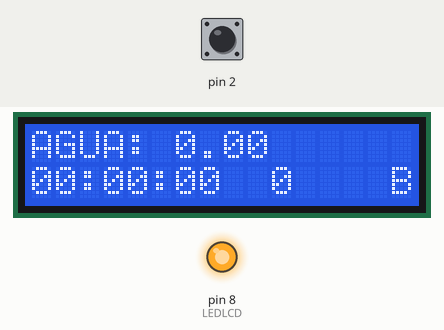
Bench run of a sketch on a simulated Arduino Uno, built with avr-gcc and run on an emulated ATmega328P. Parts: 16×2 character LCD, output pins drawn as LEDs (lit = HIGH). Inputs (shaded band) come from the test bench; at power-on: pin 2 HIGH. What the sketch prints to the serial monitor is not drawn.

Above: at 1.2 s.
1.3 s: pin 2 pulled LOW for 0.15 s
At 2.7 s:
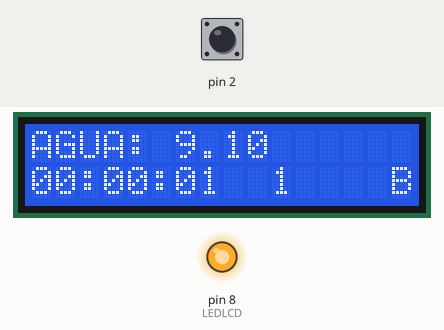
2.9 s: pin 2 pulled LOW for 1 s
At 3.4 s:
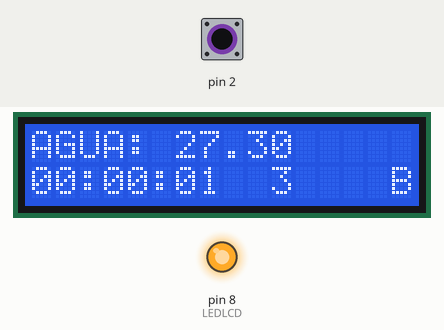
5.4 s: pin 2 pulled LOW for 0.15 s
At 6.7 s:
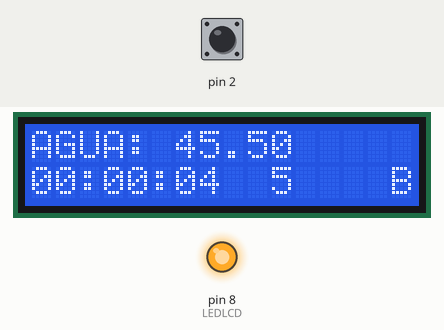
7.0 s: pin 2 pulled LOW for 1 s
At 8.8 s:
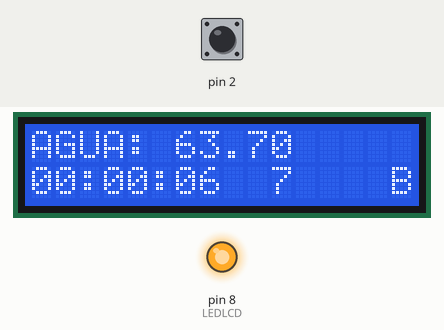
Timing chart, 0 to 10.3 s (numbered marks = the images above; inputs shaded):
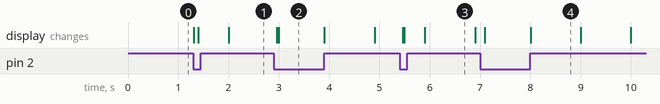

The sketch:

PRUEBA4_CANGILON_EEFROM.ino
```cpp
#include <LiquidCrystal.h>
#include <EEPROM.h>

#define LEDLCD 8
const int rs = 10, en = 9, d4 = 7, d5 = 6, d6 = 5, d7 = 4;
LiquidCrystal lcd(rs, en, d4, d5, d6, d7);

volatile float CONTADOR = 0;
volatile int CONT = 0;
volatile float CONT_LCD = 0;
float CTE;

unsigned long LIMITE = 10;
unsigned long INICIO_TIMER = 0;

int SEGUNDOS_LCD = 0;
int MINUTOS_LCD = 0;
int HORAS_LCD = 0;

int TIEMPO = 0;
int DIFERENCIA = 0;

int PAR = 0;

//*********************
  //float PROMEDIO = 5.5;
float EEPROMEDIO;
//*********************

bool FLAG = 0;
bool FLAG2 = 0;
bool FLAG3 = 0;

void setup()
{
  CONTADOR = 0;
  CONT_LCD = 0;

  TCCR1A = 0;
  TCCR1B = 0;
  TCCR1B |= (1 << CS10) | (1 << CS12); //para prescaler de 1024 CS12=1 y CS10=1

  TCNT1 = 0xC2F8;

  TIMSK1 |= (1 << TOIE1); //timer open interrupt enable

  //******************** Grabo en EEPROM el valor promedio *******************

    // EEPROM.put (EEPROMEDIO, PROMEDIO);

  //***************************************************************************

  Serial.begin(9600);

  pinMode(LEDLCD, OUTPUT);

  pinMode(2, INPUT_PULLUP);

  attachInterrupt(digitalPinToInterrupt(2), AUMENTAR, LOW);

  digitalWrite (LEDLCD, HIGH);

  bool FLAG = false;
  bool FLAG2 = false;
  bool FLAG3 = true;

  CTE = 50 / EEPROMEDIO;

  lcd.begin(16, 2);
  lcd.setCursor(0, 0);
  lcd.print("AGUA: 0.00");
  lcd.setCursor(0, 1);
  lcd.print("00:00:00");
  lcd.setCursor(15, 1);
  lcd.print("B");
  lcd.setCursor(10,1);
  lcd.print("0");

}

void loop()
{
  if (SEGUNDOS_LCD == 60)
  {
    MINUTOS_LCD ++;
    SEGUNDOS_LCD = 0;
    lcd.leftToRight();
    lcd.setCursor(6, 1);
    lcd.print("00");
  }

  if (MINUTOS_LCD == 60)
  {
    HORAS_LCD ++;
    MINUTOS_LCD = 0;
    lcd.leftToRight();
    lcd.setCursor(3, 1);
    lcd.print("00");
  }

  if (HORAS_LCD > 23)
  {
    HORAS_LCD = 0;
    lcd.leftToRight();
    lcd.setCursor(0, 1);
    lcd.print("00");
  }

  if (FLAG2 == 1)
  {
    lcd.setCursor(2, 1);
    lcd.print(":");
    lcd.setCursor(5, 1);
    lcd.print(":");

    if (HORAS_LCD < 10)
    {
      lcd.rightToLeft();
      lcd.setCursor(1, 1);
      lcd.print(HORAS_LCD);
    }
    if (HORAS_LCD >= 10)
    {
      lcd.leftToRight();
      lcd.setCursor(0, 1);
      lcd.print(HORAS_LCD);
    }

    if (MINUTOS_LCD < 10)
    {
      lcd.rightToLeft();
      lcd.setCursor(4, 1);
      lcd.print(MINUTOS_LCD);
    }
    if (MINUTOS_LCD >= 10)
    {
      lcd.leftToRight();
      lcd.setCursor(3, 1);
      lcd.print(MINUTOS_LCD);
    }

    if (SEGUNDOS_LCD < 10)
    {
      lcd.rightToLeft();
      lcd.setCursor(7, 1);
      lcd.print(SEGUNDOS_LCD);
    }
    if (SEGUNDOS_LCD >= 10)
    {
      lcd.leftToRight();
      lcd.setCursor(6, 1);
      lcd.print(SEGUNDOS_LCD);
    }

    FLAG2 = 0;

  }

  if (FLAG == 1)
  {
    FLAG3 = ! FLAG3;
    CONTADOR ++;
    CONT = CONTADOR - 1;
    CONT_LCD = CONTADOR - 1;
    CONT_LCD = CONT_LCD * 9.1;
    DIFERENCIA = SEGUNDOS_LCD - TIEMPO;
    TIEMPO = SEGUNDOS_LCD;
    if (FLAG3)
    {
      lcd.setCursor(15, 1);
      lcd.print(" ");
      lcd.setCursor(15, 0);
      lcd.print("A");
      Serial.println("LADO: A");
    }
    if (!FLAG3)
    {
      lcd.setCursor(15, 0);
      lcd.print(" ");
      lcd.setCursor(15, 1);
      lcd.print("B");
      Serial.println("LADO: B");
    }
    lcd.leftToRight();
    lcd.setCursor(6, 0);
    lcd.print(CONT_LCD);
    lcd.setCursor(10,1);
    lcd.print(CONT);
    Serial.print("AGUA: ");
    Serial.println(CONT_LCD);
    Serial.print("TIEMPO: ");
    Serial.println(DIFERENCIA);
    Serial.println(" ");
    FLAG = 0;
  }
}

void AUMENTAR()
{
  if ((millis() - INICIO_TIMER) > LIMITE)
  {
    INICIO_TIMER = millis();
    FLAG = 1;
  }
}

ISR(TIMER1_OVF_vect)
{
  TCNT1 = 0xC2F7;

  if (CONTADOR > 0)
  {
    SEGUNDOS_LCD ++;
    FLAG2 = 1;
  }
}
```

Measured:
- after the input at 1.3 s, the display: first changes at once (image 1 shows a later state)
- after the input at 2.9 s, the display: first changes after 0.06 s (image 2 shows a later state)
- after the input at 5.4 s, the display: first changes after 0.06 s (image 3 shows a later state)
- what the display in image 3 shows lasts 1.0 s, from 5.9 s to 6.9 s
